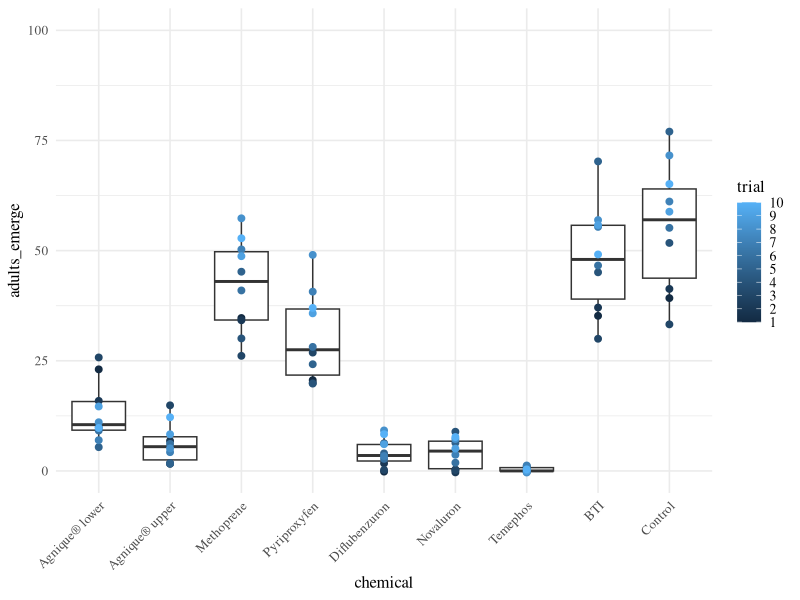
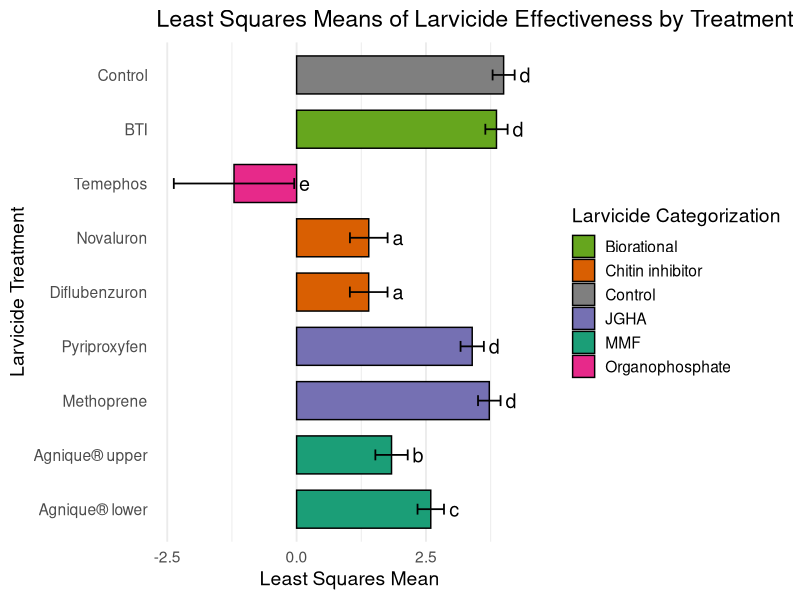
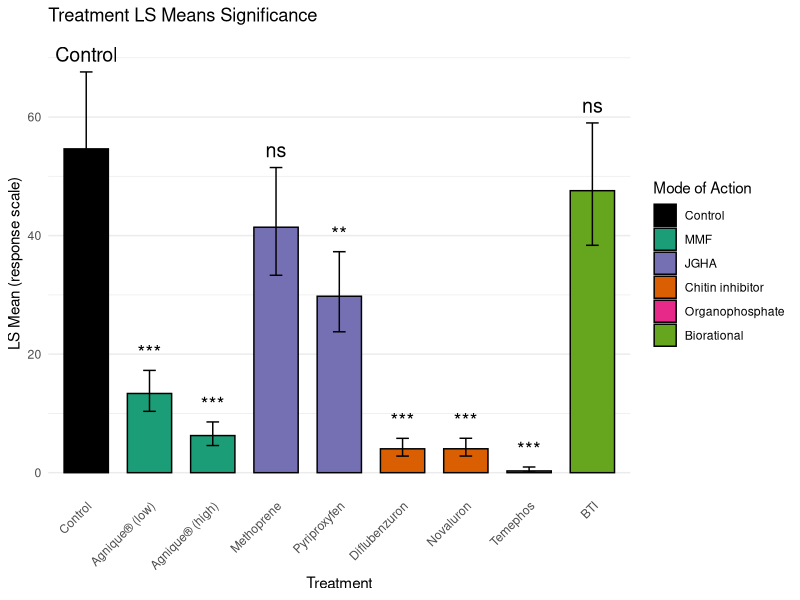
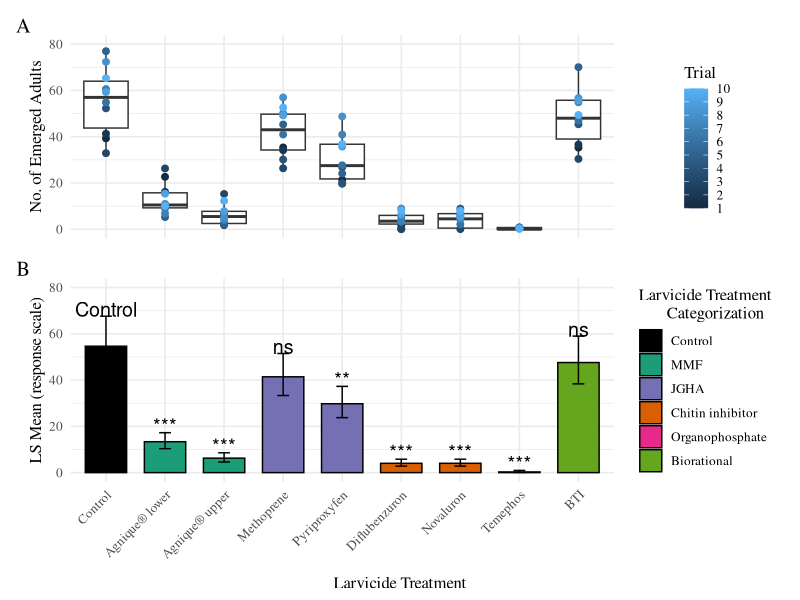
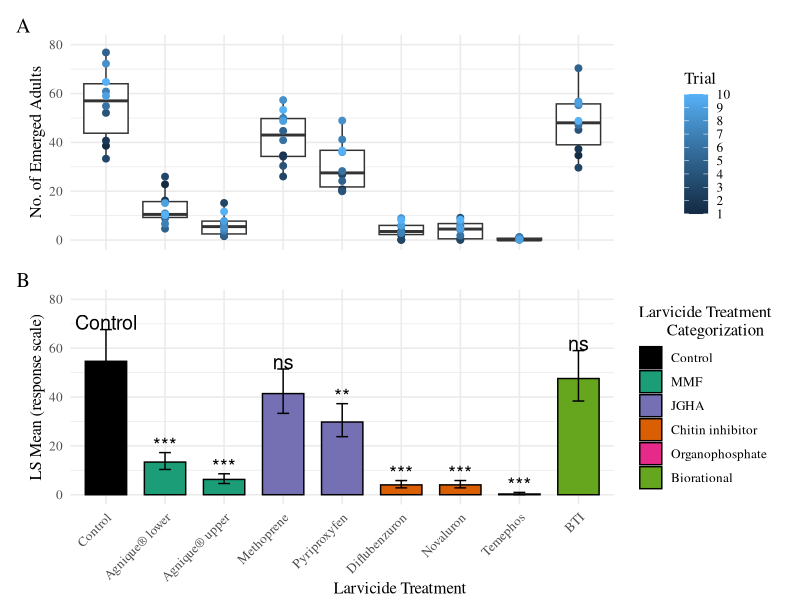

R code for these plots, in order:
# 4/13/25 This script is created to visualize data and generate figures for the larval
# treatment paper titled "Evaluation of mosquito larvicide treatments for biting midge control"
# Created with the help of 
# OpenAI. (2026). ChatGPT (GPT-5) [Large language model]. https://openai.com/chatgpt
# Last edited 6/29/26


# ---- 0) Install/load packages ----
# Uncomment to install if needed:
# install.packages(c("tidyverse", "readxl", "janitor", "ggpubr"))

#install.packages("ggplot2", lib = Sys.getenv("R_LIBS_USER"))
#install.packages("tidyverse", lib = Sys.getenv("R_LIBS_USER"))

suppressPackageStartupMessages({
  library(tidyverse)  # dplyr, ggplot2, readr
  library(ggplot2)
})

library(ggplot2)
library(tidyverse)

# ---- 1) User settings (EDIT THESE) ----
# Read csv
data <- read.csv("2016J25_Larval treatment data.csv")

# Reorganize treatments
# Example renaming
data$chemical <- factor(data$chemical,
                        levels = c("Agnique_0.1", "Agnique_0.2", "meth2x", "pyri2x", "diflubenzuron", "novaluron", "temephos", "bti", "control"),   # new order
                        labels = c("Agnique® lower", "Agnique® upper", "Methoprene", "Pyriproxyfen", "Diflubenzuron", "Novaluron", "Temephos", "BTI", "Control"))  # new names


############SIGNIFICANCE###########################
library(dplyr)

# Get chemical levels in order
chem_levels <- levels(data$chemical)

# Compute max for each chemical
sig_df <- data %>%
  group_by(chemical) %>%
  summarise(max_y = max(adults_emerge, na.rm = TRUE)) %>%
  ungroup()

# Add significance labels: 
# Default: no label
sig_df$label <- ""

# Assign significance levels by position
sig_df$label[c(1, 2, 5, 6, 7)] <- "***"  # p < 0.0001
sig_df$label[c(4)] <- "*"              # p < 0.05

# Position slightly above max for each chemical
sig_df$y_pos <- sig_df$max_y + 3  # adjust +3 if needed
############PLOT#########################
# Graph

ggplot(data, aes(x = chemical, y = adults_emerge, color = trial)) +
  geom_boxplot(outlier.shape = NA) + # hides the boxplot’s own outlier dots
  geom_jitter(width = 0, size =2) +
  scale_color_continuous(
    breaks = sort(unique(data$trial)),
    labels = sort(unique(data$trial))
  ) +
  # geom_text(data = sig_df, aes(x = chemical, y = y_pos, label = label),
  #           inherit.aes = FALSE, color = "red", size = 7, vjust = 0, fontface="bold") +
  theme_minimal(base_size = 12, base_family = "Times") +  # 12pt Times New Roman
  theme(
    axis.text.x = element_text(angle = 45, hjust = 1),           # diagonal x-axis labels
    axis.text.y = element_text(angle = 0),                       # y-axis horizontal
    legend.title = element_text(size = 12, family = "Times"),    # legend title
    legend.text = element_text(size = 10, family = "Times")      # legend numbers smaller & Times New Roman
  ) +
  coord_cartesian(ylim = c(0, 100))   # y-axis goes from 0 to 100


library(ggplot2)


############Graph LS Means#############
library(dplyr)

df <- data.frame(
  trt = c("Agnique_0.1","Agnique_0.2","bti","control",
          "diflubenzuron","meth2x","novaluron","pyri2x","temephos"),
  emmean = c(2.5926,1.8345,3.8624,4.0006,1.3932,3.7236,1.3946,3.3935,-1.2095),
  lower.CL = c(2.3369,1.5219,3.6471,3.7875,1.0291,3.5059,1.0306,3.1685,-2.373),
  upper.CL = c(2.8482,2.1471,4.0777,4.2138,1.7574,3.9414,1.7585,3.6186,-0.046)
)

library(dplyr)

df <- df %>%
  mutate(category = case_when(
    grepl("Agnique", trt) ~ "MMF",
    trt == "bti" ~ "Biorational",
    trt == "temephos" ~ "Organophosphate",
    trt %in% c("meth2x","pyri2x") ~ "JGHA",
    trt %in% c("diflubenzuron","novaluron") ~ "Chitin inhibitor",
    trt == "control" ~ "Control"
  ))

cat_df <- df %>%
  group_by(category) %>%
  summarise(mean = mean(emmean))

cat_df$letters <- c(
  "b",   # Biorational
  "b",   # Control
  "a",   # Chitin inhibitor
  "c",   # JGHA
  "ab",  # MMF (overlaps)
  "d"    # Organophosphate
)

cols <- c(
  "MMF" = "#1b9e77",
  "JGHA" = "#7570b3",
  "Chitin inhibitor" = "#d95f02",
  "Organophosphate" = "#e7298a",
  "Biorational" = "#66a61e",
  "Control" = "gray50"
)

df$letters <- c(
  "c",  # Agnique_0.1
  "b",  # Agnique_0.2
  "d",  # bti
  "d",  # control
  "a",  # diflubenzuron
  "d",  # meth2x
  "a",  # novaluron
  "d",  # pyri2x
  "e"   # temephos
)

df$trt <- factor(df$trt,
                 levels = c("Agnique_0.1","Agnique_0.2","meth2x","pyri2x",
                            "diflubenzuron","novaluron","temephos","bti","control"),
                 labels = c("Agnique® lower","Agnique® upper","Methoprene","Pyriproxyfen",
                            "Diflubenzuron","Novaluron","Temephos","BTI","Control")
)


library(ggplot2)

ggplot(df, aes(x = trt, y = emmean, fill = category)) +
  
  geom_col(width = 0.7, color = "black") +
  
  geom_errorbar(aes(ymin = lower.CL, ymax = upper.CL),
                width = 0.2, linewidth = 0.6) +
  
  geom_text(aes(label = letters, y = upper.CL + 0.2),
            size = 5) +
  
  coord_flip() +
  
  scale_fill_manual(values = cols) +
  
  labs(
    x = "Larvicide Treatment",
    y = "Least Squares Mean",
    fill = "Larvicide Categorization",
    title = "Least Squares Means of Larvicide Effectiveness by Treatment"
  ) +
  
  theme_minimal(base_size = 14) +
  
  theme(
    legend.position = "right",
    panel.grid.major.y = element_blank()
  )

library(ggplot2)
library(dplyr)

###########Graph Colors@############
# ----------------------------
# 1. DATA
# ----------------------------
df <- data.frame(
  trt = c("control","Agnique_0.1","Agnique_0.2","meth2x",
          "pyri2x","diflubenzuron","novaluron","temephos","bti"),
  mean = c(54.6333, 13.364, 6.2618, 41.4142,
           29.7703, 4.0279, 4.0333, 0.2983, 47.5782),
  lower = c(44.1444, 10.3495, 4.5808, 33.3112,
            23.7711, 2.7986, 2.8028, 0.0932, 38.3625),
  upper = c(67.6143, 17.2566, 8.5598, 51.4881,
            37.2836, 5.7973, 5.804, 0.955, 59.0076)
)

# ----------------------------
# 2. ORDER (controls x-axis order)
# ----------------------------
df$trt <- factor(df$trt,
                 levels = c("control","Agnique_0.1","Agnique_0.2","meth2x",
                            "pyri2x","diflubenzuron","novaluron","temephos","bti")
)

# ----------------------------
# 3. CATEGORY (for fill colors)
# ----------------------------
df$category <- c(
  "Control",
  "MMF","MMF",
  "JGHA",
  "JGHA",
  "Chitin inhibitor",
  "Chitin inhibitor",
  "Organophosphate",
  "Biorational"
)

df$category <- factor(df$category,
                      levels = c("Control","MMF","JGHA","Chitin inhibitor","Organophosphate","Biorational")
)

# ----------------------------
# 4. SIGNIFICANCE LABELS (vs control example)
# ----------------------------
df$signif <- c("Control","***","***","ns","**","***","***","***","ns")

# ----------------------------
# 5. RENAME FOR PLOT (clean labels)
# ----------------------------
df$trt_plot <- recode(df$trt,
                      "control" = "Control",
                      "Agnique_0.1" = "Agnique® (low)",
                      "Agnique_0.2" = "Agnique® (high)",
                      "meth2x" = "Methoprene",
                      "pyri2x" = "Pyriproxyfen",
                      "diflubenzuron" = "Diflubenzuron",
                      "novaluron" = "Novaluron",
                      "temephos" = "Temephos",
                      "bti" = "BTI"
)

# lock plotting order
df$trt_plot <- factor(df$trt_plot,
                      levels = c("Control","Agnique® (low)","Agnique® (high)",
                                 "Methoprene","Pyriproxyfen",
                                 "Diflubenzuron","Novaluron",
                                 "Temephos","BTI")
)

# ----------------------------
# 6. PLOT
# ----------------------------
ggplot(df, aes(x = trt_plot, y = mean, fill = category)) +
  geom_col(color = "black", width = 0.7) +
  geom_errorbar(aes(ymin = lower, ymax = upper), width = 0.2) +
  geom_text(aes(label = signif, y = upper + 3), size = 5) +
  
  scale_fill_manual(values = c(
    "Control" = "black",
    "MMF" = "#1b9e77",
    "JGHA" = "#7570b3",
    "Chitin inhibitor" = "#d95f02",
    "Organophosphate" = "#e7298a",
    "Biorational" = "#66a61e"
  )) +
  
  labs(title = "Treatment LS Means Significance", 
       x = "Treatment",
       y = "LS Mean (response scale)",
       fill = "Mode of Action") +
  
  theme_minimal() +
  theme(
    axis.text.x = element_text(angle = 45, hjust = 1),
    panel.grid.major.x = element_blank()
  )



install.packages("patchwork")
library(patchwork)

# Fix the order of labels
treat_order <- c(
  "Control",
  "Agnique® lower",
  "Agnique® upper",
  "Methoprene",
  "Pyriproxyfen",
  "Diflubenzuron",
  "Novaluron",
  "Temephos",
  "BTI"
)

# Fix plot A
data$chemical <- recode(data$chemical,
                        "control" = "Control",
                        "Agnique_0.1" = "Agnique® lower",
                        "Agnique_0.2" = "Agnique® upper",
                        "meth2x" = "Methoprene",
                        "pyri2x" = "Pyriproxyfen",
                        "diflubenzuron" = "Diflubenzuron",
                        "novaluron" = "Novaluron",
                        "temephos" = "Temephos",
                        "bti" = "BTI"
)

data$chemical <- factor(data$chemical, levels = treat_order)

# Fix plot B
df$trt_plot <- recode(df$trt,
                      "control" = "Control",
                      "Agnique_0.1" = "Agnique® lower",
                      "Agnique_0.2" = "Agnique® upper",
                      "meth2x" = "Methoprene",
                      "pyri2x" = "Pyriproxyfen",
                      "diflubenzuron" = "Diflubenzuron",
                      "novaluron" = "Novaluron",
                      "temephos" = "Temephos",
                      "bti" = "BTI"
)

df$trt_plot <- factor(df$trt_plot, levels = treat_order)


# Limit y-axis
y_lim <- c(0, 80)

p1 <- ggplot(data, aes(x = chemical, y = adults_emerge, color = trial)) +
  geom_boxplot(outlier.shape = NA) +
  geom_jitter(width = 0, size = 2) +
  scale_color_continuous(
    breaks = seq(min(data$trial, na.rm = TRUE),
                 max(data$trial, na.rm = TRUE),
                 by = 1),
    labels = seq(min(data$trial, na.rm = TRUE),
                 max(data$trial, na.rm = TRUE),
                 by = 1)
  ) +
  scale_y_continuous(limits = y_lim) +
  theme_minimal(base_size = 12, base_family = "Times") +
  labs(
    x = NULL,
    y = "No. of Emerged Adults",
    color = "Trial"
  ) +
  theme(axis.text.x = element_text(angle = 45, hjust = 1))
# This removes the x-axis for Panel A
p1 <- p1 + theme(
  axis.title.x = element_blank(),
  axis.text.x = element_blank(),
  axis.ticks.x = element_blank()
)

p2 <- ggplot(df, aes(x = trt_plot, y = mean, fill = category)) +
  geom_col(color = "black", width = 0.7) +
  geom_errorbar(aes(ymin = lower, ymax = upper), width = 0.2) +
  geom_text(aes(label = signif, y = upper + 3), size = 5) +
  scale_fill_manual(values = c(
    "Control" = "black",
    "MMF" = "#1b9e77",
    "JGHA" = "#7570b3",
    "Chitin inhibitor" = "#d95f02",
    "Organophosphate" = "#e7298a",
    "Biorational" = "#66a61e"
  )) +
  labs(x = "Treatment",
       y = "LS Mean (response scale)",
       fill = "Larvicide Treatment 
       Categorization") +
  scale_y_continuous(limits = y_lim) +
  theme_minimal(base_size = 12, base_family = "Times") +
  theme(axis.text.x = element_text(angle = 45, hjust = 1))



library(patchwork)

p1 <- p1 + labs(x = NULL)
p2 <- p2 + labs(x = NULL)

(p1 / p2) +
  plot_annotation(
    tag_levels = "A",
    caption = "Larvicide Treatment"
  ) &
  theme(
    plot.caption = element_text(
      family = "Times",
      size = 12,
      hjust = 0.5
    )
  )

library(grid)

final_plot <- (p1 / p2) + plot_annotation(tag_levels = "A")

final_plot

grid::grid.text(
  "Larvicide Treatment",
  x = 0.5, y = 0.02,
  gp = grid::gpar(fontsize = 12, fontfamily = "Times")
)
